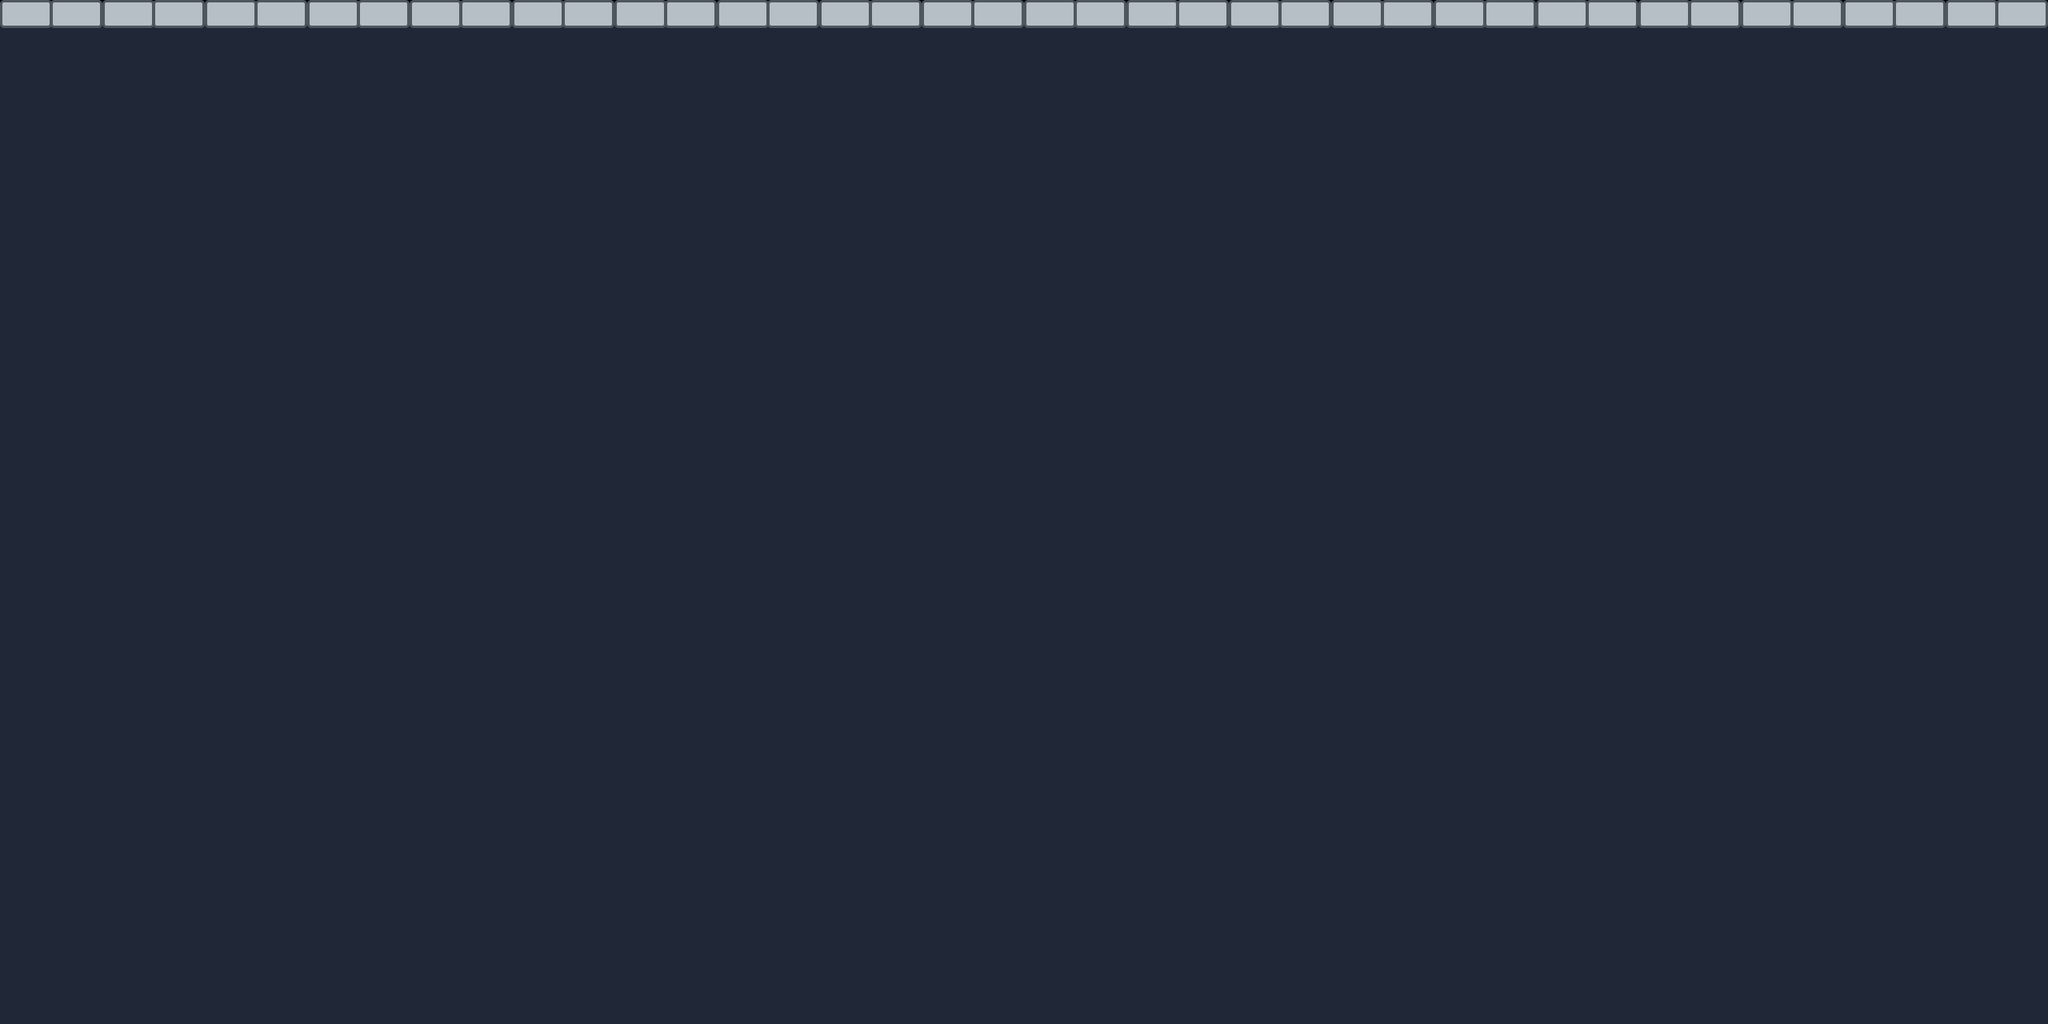

Tiled map render using the project's own tile images. Description and the whole map definition, tile-layer contents included, below:
An orthogonal 20x10 tile map with 128x128 px tiles, 1 tile layer (ground).

<map version="1.10" tiledversion="1.10.2" orientation="orthogonal" renderorder="right-down" width="20" height="10" tilewidth="128" tileheight="128" infinite="0" nextlayerid="7" nextobjectid="1">
 <tileset firstgid="1" name="city" tilewidth="128" tileheight="128" tilecount="3" columns="0">
  <grid orientation="orthogonal" width="1" height="1" />
  <tile id="0">
   <image width="128" height="128" source="../../tile/tile stick puzzle/3.png" />
  </tile>
  <tile id="1">
   <image width="128" height="128" source="../../tile/tile stick puzzle/5.png" />
  </tile>
  <tile id="2">
   <image width="128" height="128" source="../../tile/tile stick puzzle/2.png" />
  </tile>
 </tileset>
 <layer id="5" name="ground" width="20" height="10">
  <data encoding="csv">
3,3,3,3,3,3,3,3,3,3,3,3,3,3,3,3,3,3,3,3,
2,2,2,2,2,2,2,2,2,2,2,2,2,2,2,2,2,2,2,2,
2,2,2,2,2,2,2,2,2,2,2,2,2,2,2,2,2,2,2,2,
2,2,2,2,2,2,2,2,2,2,2,2,2,2,2,2,2,2,2,2,
2,2,2,2,2,2,2,2,2,2,2,2,2,2,2,2,2,2,2,2,
2,2,2,2,2,2,2,2,2,2,2,2,2,2,2,2,2,2,2,2,
2,2,2,2,2,2,2,2,2,2,2,2,2,2,2,2,2,2,2,2,
2,2,2,2,2,2,2,2,2,2,2,2,2,2,2,2,2,2,2,2,
2,2,2,2,2,2,2,2,2,2,2,2,2,2,2,2,2,2,2,2,
2,2,2,2,2,2,2,2,2,2,2,2,2,2,2,2,2,2,2,2
</data>
 </layer>
</map>
